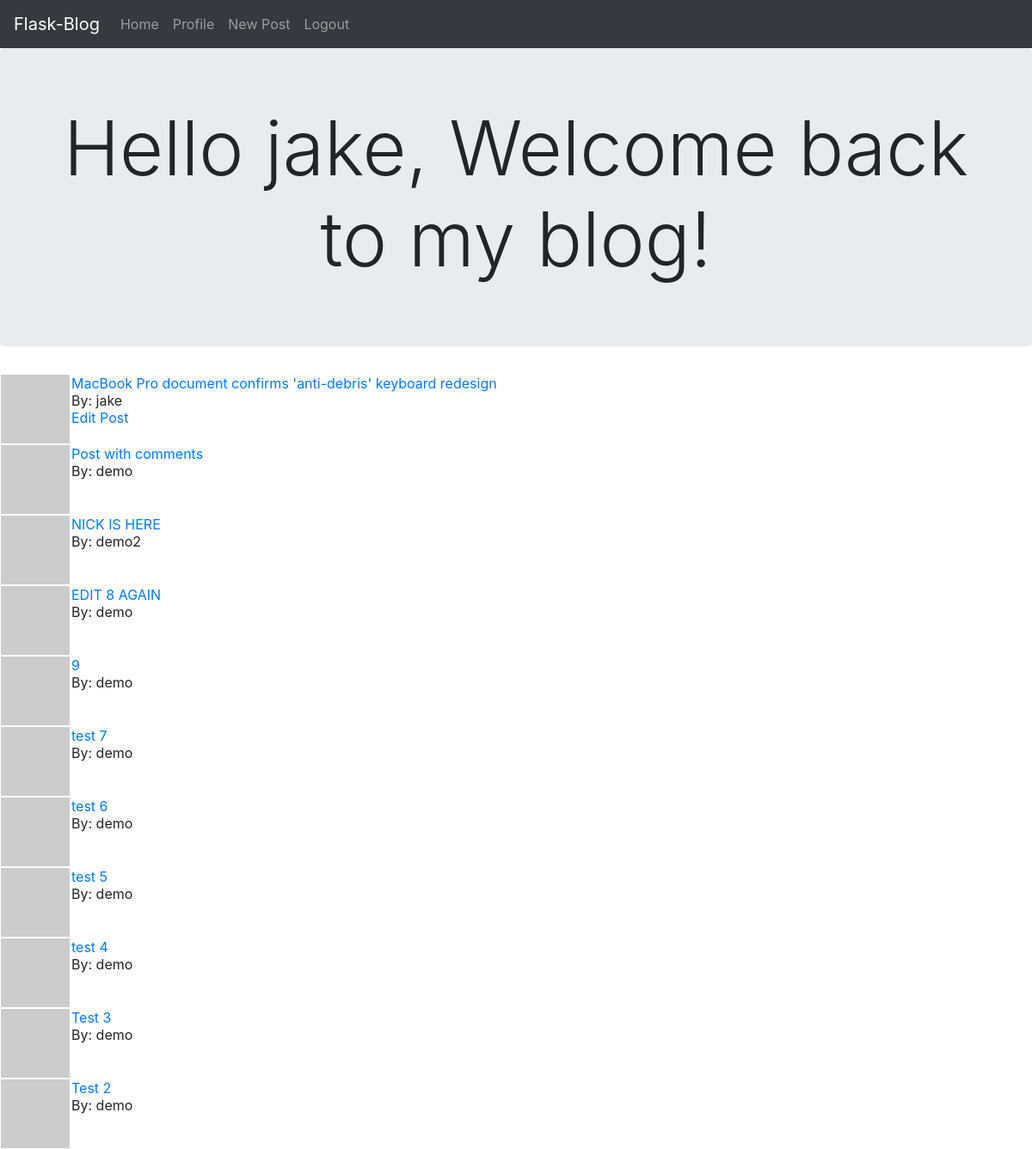
The page /index (signed in) on the database its author committed.
### app/models.py (models this page shows, shortened)
class User(UserMixin, db.Model):  # Table to hold the user data
    id = db.Column(db.Integer, primary_key=True)
    username = db.Column(db.String(64), index=True, unique=True)
    email = db.Column(db.String(120), index=True, unique=True)
    password_hash = db.Column(db.String(128))
    posts = db.relationship('Post', backref='author', lazy='dynamic')
    about_me = db.Column(db.String(140))
    last_seen = db.Column(db.DateTime, default=datetime.utcnow)
    def avatar(self, size):
        digest = md5(self.email.lower().encode('utf-8')).hexdigest()
        return 'https://www.gravatar.com/avatar/{}?d=identicon&s={}'.format(digest, size)

class Post(db.Model):  # Table to hold the blog posts written by users
    id = db.Column(db.Integer, primary_key=True)
    title = db.Column(db.String(140))
    subtitle = db.Column(db.String(140))
    body = db.Column(db.String(1500))
    timestamp = db.Column(db.DateTime, index=True, default=datetime.utcnow)
    user_id = db.Column(db.Integer, db.ForeignKey('user.id'))

### app/routes.py (the view)
@app.route('/')
@app.route('/index')
def index():
    posts = Post.query.order_by(Post.timestamp.desc()).limit(15).all()
    return render_template('index.html', title='Home Page', posts=posts)

### app/models.py (called while the page is built)
@login.user_loader
def load_user(id):
    return User.query.get(int(id))

### app/routes.py (called while the page is built)
@app.before_request  # Function is executed before the view function
def before_request():
    if current_user.is_authenticated:
        current_user.last_seen = datetime.utcnow()  # update the last_seen variable
        db.session.commit()

### app/templates/index.html
{% extends "base.html" %}
{% block content %}
<div class="jumbotron text-center">
    <h1 class="display-2">
    {% if current_user.is_anonymous %}
    Hello, Welcome to my blog!
    {% else %}
    Hello {{ current_user.username }}, Welcome back to my blog!
    {% endif %}
</h1>
</div>
{% for post in posts %}
{% include "_post.html" %}
{% endfor %}
{% endblock %}

### app/templates/_post.html
<table>
    <tr valign="top">
        <td><img src="{{ post.author.avatar(64) }}"></td>
        <td>
            <a href="{{ url_for('post', post_id=post.id) }}">{{ post.title }}</a><br>
            By: {{ post.author.username }} <br>
            {% if current_user.id == post.user_id %}
            <a href="{{ url_for('edit_post', post_id=post.id) }}">Edit Post</a>
            {% endif %}
        </td>
    </tr>
</table>

### rows shown on the page
User: username "jake"
Post: title "MacBook Pro document confirms 'anti-debris' keyboard redesign", author.username "jake"
Post: title "Post with comments", author.username "demo"
Post: title "NICK IS HERE", author.username "demo2"
Post: title "EDIT 8 AGAIN", author.username "demo"
Post: title "9", author.username "demo"
Post: title "test 7", author.username "demo"
Post: title "test 6", author.username "demo"
Post: title "test 5", author.username "demo"
Post: title "test 4", author.username "demo"
Post: title "Test 3", author.username "demo"
Post: title "Test 2", author.username "demo"
